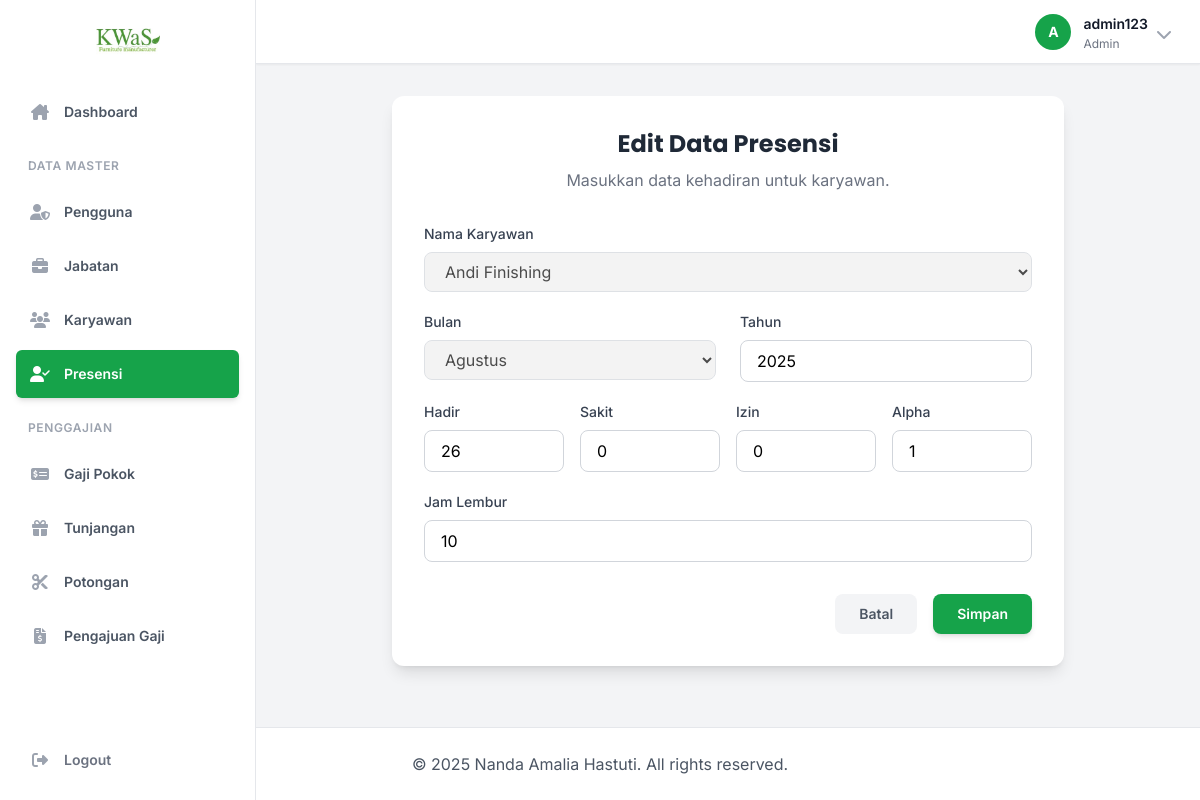
Screenshot of /pages/presensi.php?action=edit&id=2 (signed in) with the database file from the repository.
### tables this page shows
CREATE TABLE PRESENSI (
    Id_Presensi INT AUTO_INCREMENT PRIMARY KEY,
    Id_Karyawan VARCHAR(15),
    Bulan VARCHAR(30),
    Tahun YEAR,
    Hadir INT,
    Sakit INT,
    Izin INT,
    Alpha INT,
    Jam_Lembur INT,
    Uang_Lembur DECIMAL(12,2) DEFAULT 0,
    FOREIGN KEY (Id_Karyawan) REFERENCES KARYAWAN(Id_Karyawan) ON DELETE CASCADE
);

CREATE TABLE KARYAWAN (
    Id_Karyawan VARCHAR(15) PRIMARY KEY,
    Nama_Karyawan VARCHAR(50) NOT NULL,
    Jenis_Kelamin ENUM('Laki-laki', 'Perempuan'),
    Tgl_Lahir DATE,
    Tgl_Awal_Kerja DATE,
    Alamat VARCHAR(255),
    Telepon VARCHAR(15),
    Id_Pengguna VARCHAR(15) UNIQUE,
    Id_Jabatan VARCHAR(15),
    Status VARCHAR(10) DEFAULT 'Aktif',
    FOREIGN KEY (Id_Pengguna) REFERENCES PENGGUNA(Id_Pengguna) ON DELETE SET NULL,
    FOREIGN KEY (Id_Jabatan) REFERENCES JABATAN(Id_Jabatan) ON DELETE SET NULL
);

### includes/functions.php (called while the page is built, shortened)
<?php
function e($string) {
    return htmlspecialchars($string ?? '', ENT_QUOTES, 'UTF-8');
}
?>

### pages/presensi.php (the view, shortened to what this page needs)
<?php
require_once __DIR__ .
'/../includes/functions.php';
$conn = db_connect();
$action = $_GET['action'] ?? 'list';
$id = $_GET['id'] ?? null;
$karyawan_list = $conn->query("SELECT Id_Karyawan, Nama_Karyawan FROM KARYAWAN ORDER BY Nama_Karyawan ASC")->fetch_all(MYSQLI_ASSOC);
$bulan_list = ['Januari', 'Februari', 'Maret', 'April', 'Mei', 'Juni', 'Juli', 'Agustus', 'September', 'Oktober', 'November', 'Desember'];
$presensi_data = null;
if ($action === 'edit' && $id) {
    $stmt = $conn->prepare("SELECT * FROM PRESENSI WHERE Id_Presensi = ?");
    $stmt->bind_param("i", $id);
    $stmt->execute();
    $presensi_data = $stmt->get_result()->fetch_assoc();
} elseif ($action === 'Tambah') {
    $page_title = 'Tambah Presensi';
}
require_once __DIR__ .
'/../includes/header.php';
?>
<?php if ($action === 'Tambah' || $action === 'edit'): ?>
    <div class="bg-white p-8 rounded-xl shadow-lg max-w-2xl mx-auto">
        <h2 class="text-2xl font-bold text-gray-800 text-center mb-2 font-poppins"><?= ucfirst($action) ?> Data Presensi</h2>
        <p class="text-center text-gray-500 mb-8">Masukkan data kehadiran untuk karyawan.</p>
        <form method="POST" action="presensi.php">
            <div class="grid md:grid-cols-2 gap-x-6 gap-y-5">
                <div class="md:col-span-2">
                    <label for="Id_Karyawan" class="block mb-2 text-sm font-medium text-gray-700">Nama Karyawan</label>
                    <select name="Id_Karyawan" id="Id_Karyawan" class="w-full px-4 py-2 border border-gray-300 rounded-lg focus:outline-none focus:ring-2 focus:ring-green-500" required <?= $action === 'edit' ? 'disabled' : '' ?>>
                        <?php foreach($karyawan_list as $k): ?>
                        <option value="<?= e($k['Id_Karyawan']) ?>" <?= (isset($presensi_data) && $presensi_data['Id_Karyawan'] == $k['Id_Karyawan']) ? 'selected' : '' ?>><?= e($k['Nama_Karyawan']) ?></option>
                        <?php endforeach; ?>
                    </select>
                </div>
                <div>
                    <label for="Bulan" class="block mb-2 text-sm font-medium text-gray-700">Bulan</label>
                    <select name="Bulan" id="Bulan" class="w-full px-4 py-2 border border-gray-300 rounded-lg focus:outline-none focus:ring-2 focus:ring-green-500" required disabled>
                        <?php
                        $current_month_numeric = date("n");
                        $current_month_name = $bulan_list[$current_month_numeric - 1];
                        foreach($bulan_list as $b):
                        ?>
                        <option value="<?= e($b) ?>" <?= ($b == $current_month_name) ? 'selected' : '' ?>><?= e($b) ?></option>
                        <?php endforeach; ?>
                    </select>
                </div>
                <div>
                    <label for="Tahun" class="block mb-2 text-sm font-medium text-gray-700">Tahun</label>
                    <input type="number" name="Tahun" id="Tahun" value="<?= date("Y") ?>" class="w-full px-4 py-2 border border-gray-300 rounded-lg focus:outline-none focus:ring-2 focus:ring-green-500" required readonly>
                </div>
                <div class="grid grid-cols-2 md:grid-cols-4 gap-4 md:col-span-2">
                    <div>
                       <label for="Hadir" class="block mb-2 text-sm font-medium text-gray-700">Hadir</label>
                        <input type="number" id="Hadir" name="Hadir" value="<?= e($presensi_data['Hadir'] ?? '0') ?>" class="w-full px-4 py-2 border border-gray-300 rounded-lg focus:outline-none focus:ring-2 focus:ring-green-500" required min="0">
                    </div>
                    <div>
                        <label for="Sakit" class="block mb-2 text-sm font-medium text-gray-700">Sakit</label>
                        <input type="number" id="Sakit" name="Sakit" value="<?= e($presensi_data['Sakit'] ?? '0') ?>" class="w-full px-4 py-2 border border-gray-300 rounded-lg focus:outline-none focus:ring-2 focus:ring-yellow-500" required min="0">
                    </div>
                     <div>
                        <label for="Izin" class="block mb-2 text-sm font-medium text-gray-700">Izin</label>
                        <input type="number" id="Izin" name="Izin" value="<?= e($presensi_data['Izin'] ?? '0') ?>" class="w-full px-4 py-2 border border-gray-300 rounded-lg focus:outline-none focus:ring-2 focus:ring-blue-500" required min="0">
                    </div>
                     <div>
                        <label for="Alpha" class="block mb-2 text-sm font-medium text-gray-700">Alpha</label>
                        <input type="number" id="Alpha" name="Alpha" value="<?= e($presensi_data['Alpha'] ?? '0') ?>" class="w-full px-4 py-2 border border-gray-300 rounded-lg focus:outline-none focus:ring-2 focus:ring-red-500" required min="0">
                    </div>
                </div>
                <div class="md:col-span-2">
                    <label for="Jam_Lembur" class="block mb-2 text-sm font-medium text-gray-700">Jam Lembur</label>
                    <input type="number" id="Jam_Lembur" name="Jam_Lembur" value="<?= e($presensi_data['Jam_Lembur'] ?? '0') ?>" class="w-full px-4 py-2 border border-gray-300 rounded-lg focus:outline-none focus:ring-2 focus:ring-purple-500" required min="0">
                </div>
            </div>
            <div class="flex items-center justify-end space-x-4 mt-8">
                <a href="presensi.php?action=list" class="px-6 py-2.5 rounded-lg text-gray-600 bg-gray-100 hover:bg-gray-200 font-semibold text-sm transition-colors">Batal</a>
                <button type="submit" class="bg-green-600 text-white px-6 py-2.5 rounded-lg hover:bg-green-700 font-semibold text-sm shadow-md hover:shadow-lg transition-all">Simpan</button>
            </div>
        </form>
    </div>
<?php endif; ?>
<?php
require_once __DIR__ .
'/../includes/footer.php';
?>

### includes/header.php (style rules this page uses)
body { font-family: 'Inter', sans-serif; }
.font-poppins { font-family: 'Poppins', sans-serif; }
html, body { height: 100%; }
body { display: flex; flex-direction: column; }

### rows the page displays
presensi: Id_Karyawan "Andi Finishing", Hadir "26", Sakit "0", Izin "0", Alpha "1", Jam_Lembur "10"

### other values shown
$item['name'] "Dashboard"
$item['group'] "DATA MASTER"
$item['name'] "Pengguna"
$item['name'] "Jabatan"
$item['name'] "Karyawan"
$item['name'] "Presensi"
$item['group'] "PENGGAJIAN"
$item['name'] "Gaji Pokok"
$item['name'] "Tunjangan"
$item['name'] "Potongan"
$item['name'] "Pengajuan Gaji"
substr($current_user_name, 0, 1) "A"
$current_user_name "admin123"
$current_user_level "Admin"
$action "Edit"
